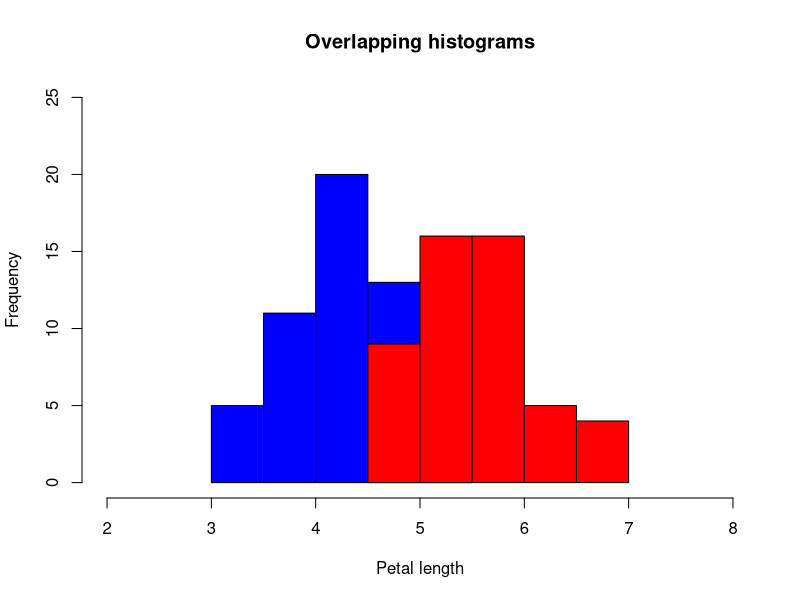
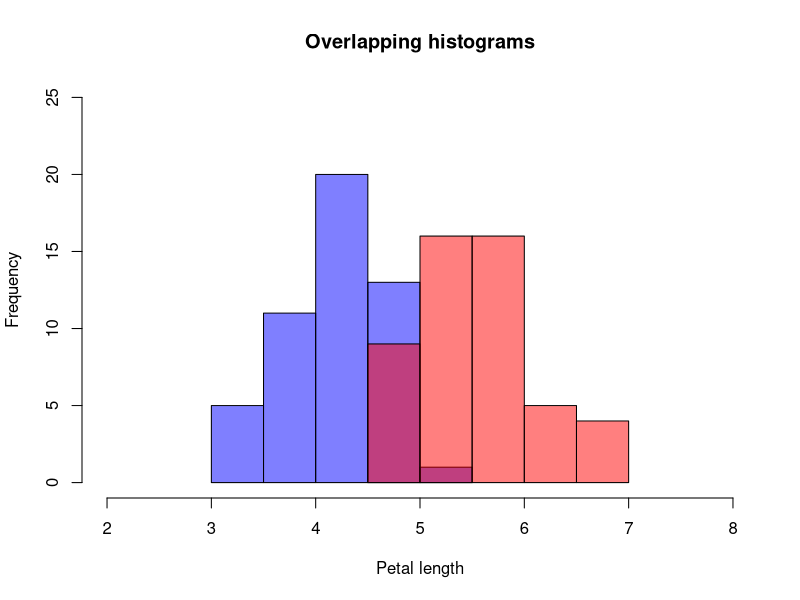
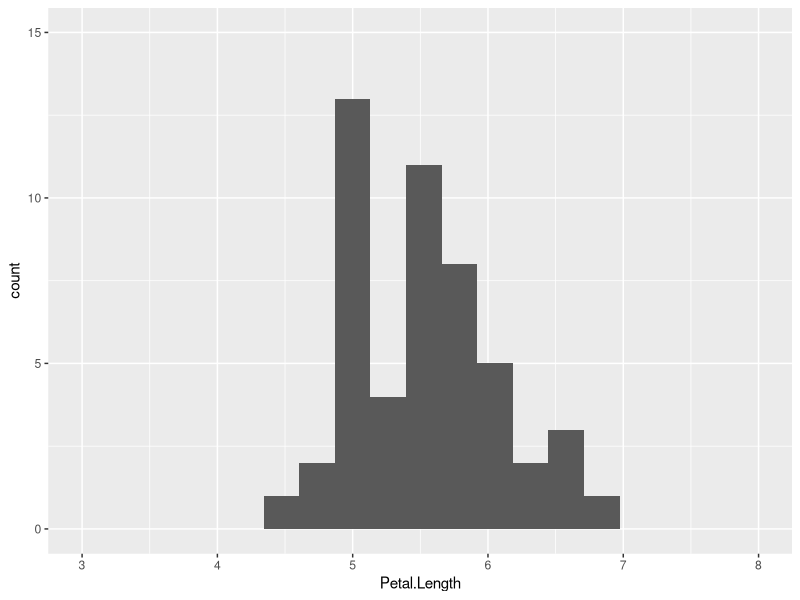
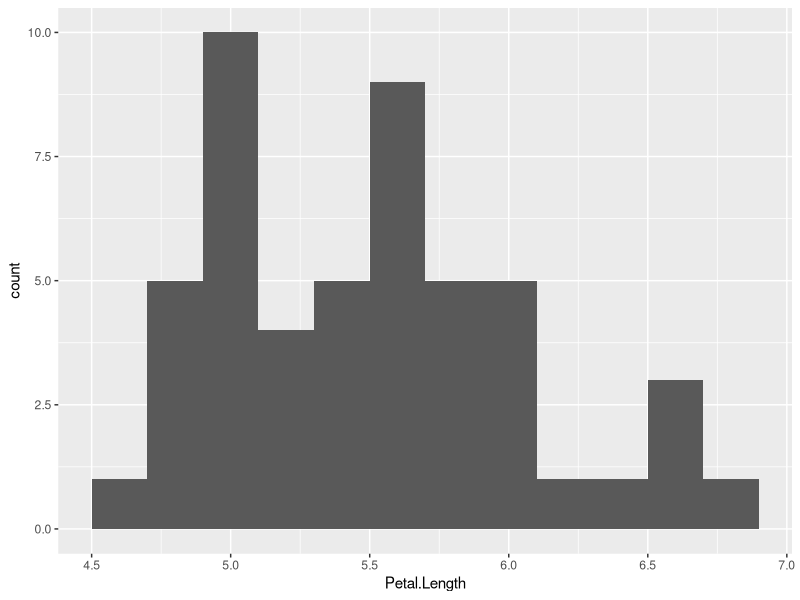
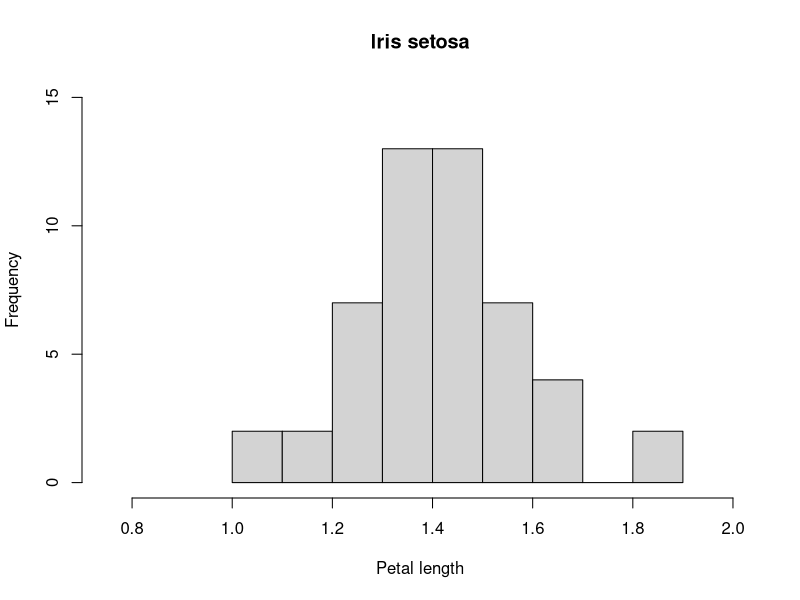
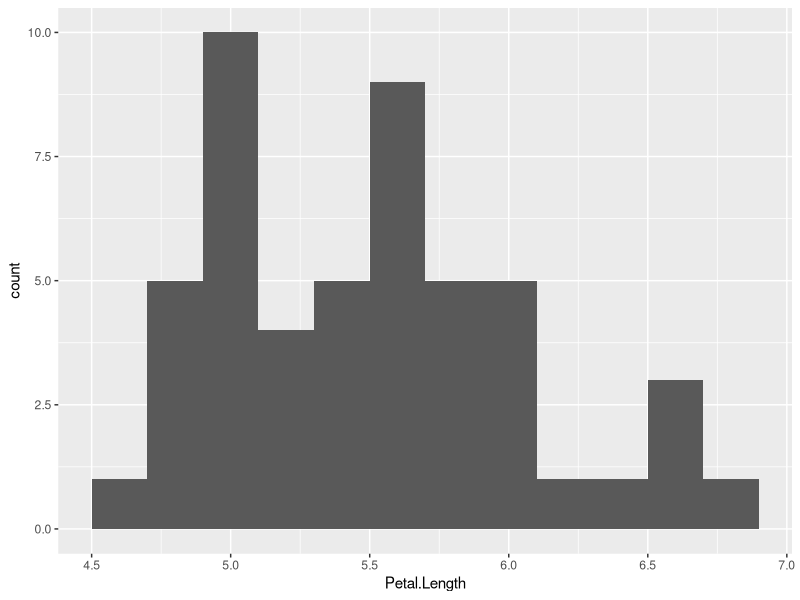

Generate these figures, in order, with R:

# -----------------------------------------------------------------------------
# Title: Extras and repetition

# Description: This script contains the repetition at the beginning of the
#  second course day and answers to questions asked during the course.
#  1) Repetition
#  2) Extras

# Author: Simon Knüsel

# Date: 2020-03-31
# -----------------------------------------------------------------------------


# 1) Repetition --------------------

# Vectors ------
vec1 <- c("Bern", "Zurich", "Basel", "Geneva")
class(vec1)

vec2 <- c(2, 3, 4, 5)
class(vec2)

# select elements of a vector
vec3 <- vec1[c(1, 3)]
vec3


# Data frames ------

# load data
data(iris)

# get an overview of a data frame
head(iris)
str(iris)
summary(iris)

# select parts of a data frame
# select rows 1 to 20 and columns 1 and 4
iris2 <- iris[1:20, c(1, 4)]
iris2

# select column Sepal.Length
sepal_length <- iris$Sepal.Length
sepal_length


# 2) Extras --------------------

### Calculate the mean of rows
head(iris)
iris_rowmean <- rowMeans(iris[, 1:4]) # select all numeric columns (1:4) of the iris dataset
iris_rowmean

# Add the mean of rows to the iris data frame
iris_mean <- iris
iris_mean$rowmean <- rowMeans(iris_mean[, 1:4])
head(iris_mean)



### Overlay histograms

# prepare datasets for the two histograms
iris_versicolor <- subset(iris, Species == "versicolor")
iris_virginica <- subset(iris, Species == "virginica")

# Plot the first histogram
# Set the axis limits (for both histograms) with 'xlim' for the 
# x-axis and ylim for the y-axis
hist(x = iris_versicolor$Petal.Length, xlab = "Petal length",
     main = "Overlapping histograms", xlim = c(2, 8), ylim = c(0, 25), 
     col = "blue")

# Add the second histogram
# With the argument 'add' the histogram is added to the first plot
hist(x = iris_virginica$Petal.Length, col = "red", add = TRUE)


# To make the colors transparent you need the function 'rgb'
# You can set the transparency inside the 'rgb' function
# as the fourth number, i.e. rgb(1, 2, 3, 0.5) sets the 
# transparency to 0.5 (to 50%)
hist(x = iris_versicolor$Petal.Length, xlab = "Petal length",
     main = "Overlapping histograms", xlim = c(2, 8), ylim = c(0, 25), 
     col = rgb(0, 0, 1, 0.5))
hist(x = iris_virginica$Petal.Length, col = rgb(1, 0, 0, 0.5), 
     add = TRUE)





### Save plots as an object

# Apparently you cannot save plots produced with the 'plot'
# function to an object. So you need to use the structure
# I showed you in the file '07_Data_visualisation.R' to 
# save the plot. Or you can use the file menu with the 
# 'Export'-button in the 'Plots'-tab on the bottom right.

# Load the dataset
data(iris)
# Prepare the iris_setosa dataset
iris_setosa <- subset(iris, Species == "setosa")

# 1) Define the name and size of the plot and where to save it
pdf(file = "my_first_histogram.pdf", width = 8, height = 4)

# 2) Draw plot(s) (i.e. run plot commands)
hist(x = iris_setosa$Petal.Length, xlab = "Petal length", 
     main = "Iris setosa", xlim = c(0.75, 2), ylim = c(0, 15))

# 3) Write plot to file by shutting off the plotting device
dev.off()



# However, you can save plots produced with other functions.
# For example with 'ggplot2'. For more examples with this function
# I recommend you the R-course on 'tidyverse' at UZH. Or you can
# also have a look at the R cheat sheet on 'ggplot2'
# (https://github.com/rstudio/cheatsheets/raw/master/data-visualization-2.1.pdf).

# This part is now more advanced than what we covered in the course.
# You do not need to get nervous if you do not understand all of the
# code below.

# To use ggplot2 you first need to install the package 'ggplot'
install.packages("ggplot2") # You only need to install the package the first time

# Afterwards you need to load the package
library(ggplot2) # You always need to load packages at the start of every session (i.e. after you restart RStudio)

# After loading the library you can start with plotting
ggplot(data = iris_virginica, aes(x = Petal.Length)) +
  geom_histogram(bins = 20) +
  xlim(3, 8) +
  ylim(0, 15)

# Note: The error you get is only a warning message that 4 of the bars
# do not have any observation (count = 0)

# You can save this plot to an object
ggplot_1 <- ggplot(data = iris_virginica, aes(x = Petal.Length)) +
  geom_histogram(binwidth = 0.2)

ggplot_1 # The plot is only plotted once you run the saved object

# Now you can save the plot with the 'ggsave' function
ggsave(ggplot_1, filename = "my_first_ggplot.pdf", height = 4, width = 8)


